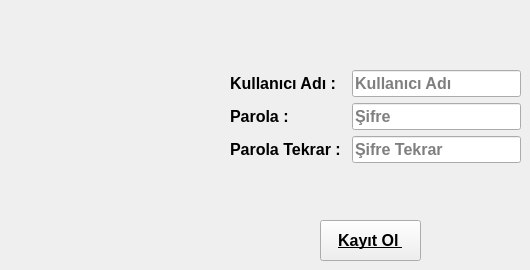
    <widget class="QWidget" name="page_16">
     <widget class="QWidget" name="formLayoutWidget_9">
      <property name="geometry">
       <rect>
        <x>230</x>
        <y>70</y>
        <width>291</width>
        <height>111</height>
       </rect>
      </property>
      <layout class="QFormLayout" name="formLayout_9">
       <item row="0" column="0">
        <widget class="QLabel" name="label_29">
         <property name="font">
          <font>
           <pointsize>12</pointsize>
           <weight>75</weight>
           <bold>true</bold>
          </font>
         </property>
         <property name="text">
          <string>Kullanıcı Adı :</string>
         </property>
        </widget>
       </item>
       <item row="0" column="1">
        <widget class="QLineEdit" name="kullanici_adi">
         <property name="font">
          <font>
           <pointsize>12</pointsize>
           <weight>75</weight>
           <bold>true</bold>
          </font>
         </property>
         <property name="placeholderText">
          <string>Kullanıcı Adı</string>
         </property>
        </widget>
       </item>
       <item row="1" column="0">
        <widget class="QLabel" name="label_30">
         <property name="font">
          <font>
           <pointsize>12</pointsize>
           <weight>75</weight>
           <bold>true</bold>
          </font>
         </property>
         <property name="text">
          <string>Parola : </string>
         </property>
        </widget>
       </item>
       <item row="1" column="1">
        <widget class="QLineEdit" name="parola">
         <property name="font">
          <font>
           <pointsize>12</pointsize>
           <weight>75</weight>
           <bold>true</bold>
          </font>
         </property>
         <property name="maxLength">
          <number>12</number>
         </property>
         <property name="echoMode">
          <enum>QLineEdit::Password</enum>
         </property>
         <property name="placeholderText">
          <string>Şifre</string>
         </property>
        </widget>
       </item>
       <item row="3" column="0">
        <widget class="QLabel" name="label_31">
         <property name="font">
          <font>
           <pointsize>12</pointsize>
           <weight>75</weight>
           <bold>true</bold>
          </font>
         </property>
         <property name="text">
          <string>Parola Tekrar : </string>
         </property>
        </widget>
       </item>
       <item row="3" column="1">
        <widget class="QLineEdit" name="parola_2">
         <property name="font">
          <font>
           <pointsize>12</pointsize>
           <weight>75</weight>
           <bold>true</bold>
          </font>
         </property>
         <property name="maxLength">
          <number>12</number>
         </property>
         <property name="echoMode">
          <enum>QLineEdit::Password</enum>
         </property>
         <property name="placeholderText">
          <string>Şifre Tekrar </string>
         </property>
        </widget>
       </item>
      </layout>
     </widget>
     <widget class="QPushButton" name="kayit_ol">
      <property name="geometry">
       <rect>
        <x>320</x>
        <y>220</y>
        <width>101</width>
        <height>41</height>
       </rect>
      </property>
      <property name="font">
       <font>
        <pointsize>12</pointsize>
        <weight>75</weight>
        <italic>false</italic>
        <bold>true</bold>
        <underline>true</underline>
        <strikeout>false</strikeout>
       </font>
      </property>
      <property name="text">
       <string>Kayıt Ol </string>
      </property>
     </widget>
    </widget>
